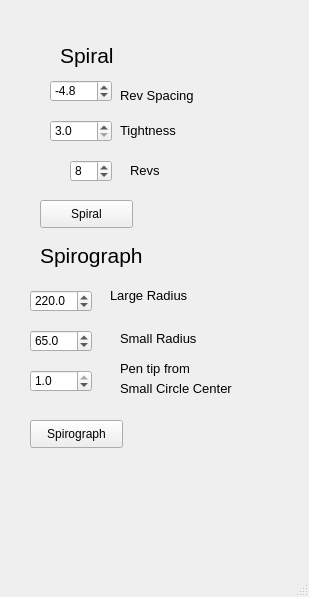
<?xml version="1.0" encoding="UTF-8"?>
<ui version="4.0">
 <class>MainWindow</class>
 <widget class="QMainWindow" name="MainWindow">
  <property name="geometry">
   <rect>
    <x>0</x>
    <y>0</y>
    <width>309</width>
    <height>597</height>
   </rect>
  </property>
  <property name="windowTitle">
   <string>Grapher</string>
  </property>
  <widget class="QWidget" name="centralwidget">
   <widget class="QDoubleSpinBox" name="dsbSpiralSpacing">
    <property name="geometry">
     <rect>
      <x>50</x>
      <y>80</y>
      <width>62</width>
      <height>22</height>
     </rect>
    </property>
    <property name="decimals">
     <number>1</number>
    </property>
    <property name="minimum">
     <double>-100.000000000000000</double>
    </property>
    <property name="maximum">
     <double>100.000000000000000</double>
    </property>
    <property name="singleStep">
     <double>0.100000000000000</double>
    </property>
    <property name="value">
     <double>-4.800000000000000</double>
    </property>
   </widget>
   <widget class="QDoubleSpinBox" name="dsbSpiralTightness">
    <property name="geometry">
     <rect>
      <x>50</x>
      <y>120</y>
      <width>62</width>
      <height>22</height>
     </rect>
    </property>
    <property name="decimals">
     <number>1</number>
    </property>
    <property name="minimum">
     <double>3.000000000000000</double>
    </property>
   </widget>
   <widget class="QPushButton" name="pushButton">
    <property name="geometry">
     <rect>
      <x>40</x>
      <y>200</y>
      <width>93</width>
      <height>28</height>
     </rect>
    </property>
    <property name="text">
     <string>Spiral</string>
    </property>
   </widget>
   <widget class="QPushButton" name="pbSpirograph">
    <property name="geometry">
     <rect>
      <x>30</x>
      <y>420</y>
      <width>93</width>
      <height>28</height>
     </rect>
    </property>
    <property name="text">
     <string>Spirograph</string>
    </property>
   </widget>
   <widget class="QLabel" name="label">
    <property name="geometry">
     <rect>
      <x>60</x>
      <y>40</y>
      <width>91</width>
      <height>31</height>
     </rect>
    </property>
    <property name="font">
     <font>
      <pointsize>16</pointsize>
     </font>
    </property>
    <property name="text">
     <string>Spiral</string>
    </property>
   </widget>
   <widget class="QLabel" name="label_2">
    <property name="geometry">
     <rect>
      <x>120</x>
      <y>80</y>
      <width>101</width>
      <height>31</height>
     </rect>
    </property>
    <property name="font">
     <font>
      <pointsize>10</pointsize>
     </font>
    </property>
    <property name="text">
     <string>Rev Spacing</string>
    </property>
   </widget>
   <widget class="QLabel" name="label_3">
    <property name="geometry">
     <rect>
      <x>120</x>
      <y>120</y>
      <width>81</width>
      <height>21</height>
     </rect>
    </property>
    <property name="font">
     <font>
      <pointsize>10</pointsize>
     </font>
    </property>
    <property name="text">
     <string>Tightness</string>
    </property>
   </widget>
   <widget class="QLabel" name="label_4">
    <property name="geometry">
     <rect>
      <x>40</x>
      <y>240</y>
      <width>151</width>
      <height>31</height>
     </rect>
    </property>
    <property name="font">
     <font>
      <pointsize>16</pointsize>
     </font>
    </property>
    <property name="text">
     <string>Spirograph</string>
    </property>
   </widget>
   <widget class="QLabel" name="label_5">
    <property name="geometry">
     <rect>
      <x>110</x>
      <y>280</y>
      <width>101</width>
      <height>31</height>
     </rect>
    </property>
    <property name="font">
     <font>
      <pointsize>10</pointsize>
     </font>
    </property>
    <property name="text">
     <string>Large Radius</string>
    </property>
   </widget>
   <widget class="QLabel" name="label_6">
    <property name="geometry">
     <rect>
      <x>120</x>
      <y>330</y>
      <width>101</width>
      <height>16</height>
     </rect>
    </property>
    <property name="font">
     <font>
      <pointsize>10</pointsize>
     </font>
    </property>
    <property name="text">
     <string>Small Radius</string>
    </property>
   </widget>
   <widget class="QLabel" name="label_7">
    <property name="geometry">
     <rect>
      <x>120</x>
      <y>360</y>
      <width>131</width>
      <height>16</height>
     </rect>
    </property>
    <property name="font">
     <font>
      <pointsize>10</pointsize>
     </font>
    </property>
    <property name="text">
     <string>Pen tip from</string>
    </property>
   </widget>
   <widget class="QSpinBox" name="sbSpiralRevs">
    <property name="geometry">
     <rect>
      <x>70</x>
      <y>160</y>
      <width>42</width>
      <height>22</height>
     </rect>
    </property>
    <property name="value">
     <number>8</number>
    </property>
   </widget>
   <widget class="QLabel" name="label_8">
    <property name="geometry">
     <rect>
      <x>130</x>
      <y>160</y>
      <width>81</width>
      <height>21</height>
     </rect>
    </property>
    <property name="font">
     <font>
      <pointsize>10</pointsize>
     </font>
    </property>
    <property name="text">
     <string>Revs</string>
    </property>
   </widget>
   <widget class="QLabel" name="label_9">
    <property name="geometry">
     <rect>
      <x>120</x>
      <y>380</y>
      <width>151</width>
      <height>16</height>
     </rect>
    </property>
    <property name="font">
     <font>
      <pointsize>10</pointsize>
     </font>
    </property>
    <property name="text">
     <string>Small Circle Center</string>
    </property>
   </widget>
   <widget class="QDoubleSpinBox" name="dsbSpiro_R">
    <property name="geometry">
     <rect>
      <x>30</x>
      <y>290</y>
      <width>62</width>
      <height>22</height>
     </rect>
    </property>
    <property name="decimals">
     <number>1</number>
    </property>
    <property name="minimum">
     <double>3.000000000000000</double>
    </property>
    <property name="maximum">
     <double>500.000000000000000</double>
    </property>
    <property name="value">
     <double>220.000000000000000</double>
    </property>
   </widget>
   <widget class="QDoubleSpinBox" name="dsbSpiral_r">
    <property name="geometry">
     <rect>
      <x>30</x>
      <y>330</y>
      <width>62</width>
      <height>22</height>
     </rect>
    </property>
    <property name="decimals">
     <number>1</number>
    </property>
    <property name="minimum">
     <double>3.000000000000000</double>
    </property>
    <property name="value">
     <double>65.000000000000000</double>
    </property>
   </widget>
   <widget class="QDoubleSpinBox" name="dsbSpiro_l">
    <property name="geometry">
     <rect>
      <x>30</x>
      <y>370</y>
      <width>62</width>
      <height>22</height>
     </rect>
    </property>
    <property name="decimals">
     <number>1</number>
    </property>
    <property name="minimum">
     <double>0.100000000000000</double>
    </property>
    <property name="maximum">
     <double>1.000000000000000</double>
    </property>
    <property name="value">
     <double>1.000000000000000</double>
    </property>
   </widget>
  </widget>
  <widget class="QMenuBar" name="menubar">
   <property name="geometry">
    <rect>
     <x>0</x>
     <y>0</y>
     <width>309</width>
     <height>26</height>
    </rect>
   </property>
  </widget>
  <widget class="QStatusBar" name="statusbar"/>
 </widget>
 <resources/>
 <connections/>
</ui>
